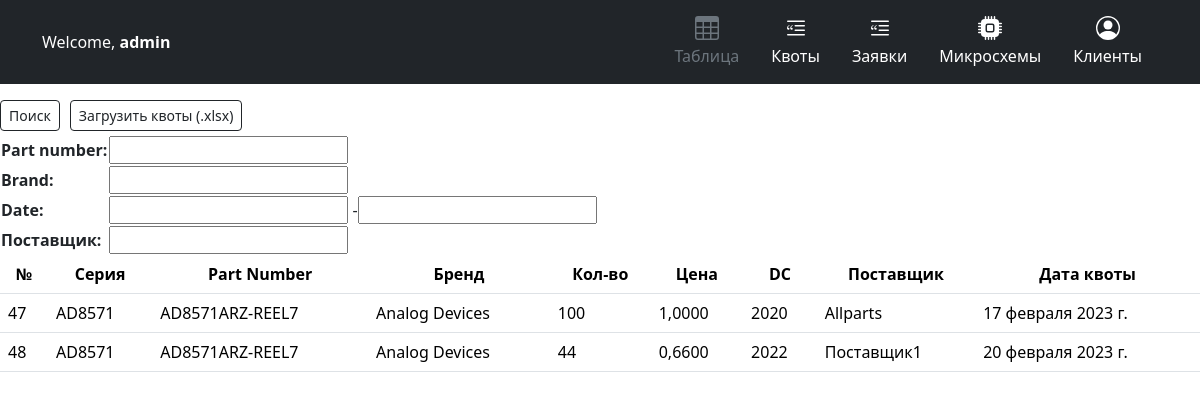
The page /quotas/ (signed in) on the database as committed earlier.
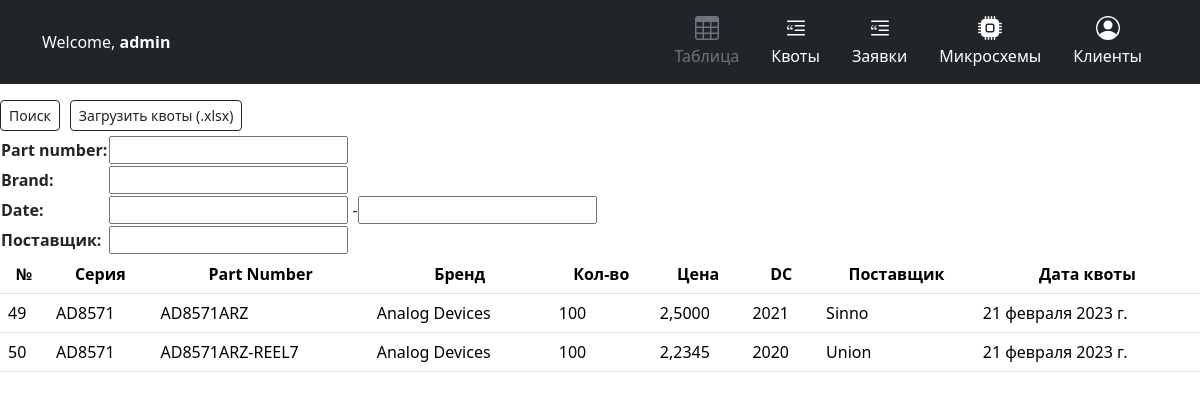
The same page on the database as committed later.
### parts/models.py (models this page shows, shortened)
class Quota(models.Model):
    part = models.ForeignKey(Part, on_delete=models.CASCADE)
    quantity = models.PositiveIntegerField(verbose_name='Количество')
    price = models.DecimalField(max_digits=10, decimal_places=4, verbose_name='U/P USD')
    ruble_price = models.DecimalField(max_digits=10, decimal_places=4, verbose_name='U/P RUB', default=0)
    datecode = models.PositiveIntegerField(verbose_name='DC')
    lead_time = models.CharField(max_length=100, verbose_name='Срок')
    supplier = models.CharField(max_length=100, verbose_name='Поставщик')
    date = models.DateField(verbose_name='Дата квоты')
    class Meta:
        verbose_name = "Квота"
        verbose_name_plural = "Квоты"

class Part(models.Model):
    series = models.CharField(max_length=100, verbose_name='Серия')
    number = models.CharField(max_length=100, verbose_name='Номер')
    brand = models.CharField(max_length=100, verbose_name='Бренд')
    case_type = models.CharField(max_length=50, null=True, default='Корпус не указан!', verbose_name='Корпус')
    class Meta:
        verbose_name = "Микросхема"
        verbose_name_plural = "Микросхемы"

### parts/views.py (the view)
# urls.py: path('quotas/', views.quota_list, name='quota_list'),
@login_required()
def quota_list(request):
    current_user_groups = request.user.groups.values_list("name", flat=True)
    if "sale" in current_user_groups:
        return redirect('responses/')
    result_qs = Quota.objects.all().order_by('id')
    quotaFilter = QuotaFilter(request.GET, queryset=result_qs)
    result_qs = quotaFilter.qs
    return render(request, 'quotas_list.html', {'result': result_qs, 'filter': quotaFilter})

### parts/templates/quotas_list.html
{% extends 'base.html' %}
{% block content %}
<table>
  <div class="d-flex justify-content-between align-items-center mb-1">
    <div class="d-flex">
      <form method="get" class="form-inline search-form ml-auto">
        <button type="submit" class="btn btn-outline-dark btn-sm ml-">Поиск</button>
        <div class="button_padding"><a href="{% url 'parts:upload_quotas' %}" class="btn btn-outline-dark btn-sm">Загрузить квоты (.xlsx)</a></div>
        <div class="form-group">
          {{ filter.form }}
        </div>
      </form>
    </div>
  </div>
</table>
<table class="table table-hover">
  <tr>
    <th>№</th>
    <th>Серия</th>
    <th>Part Number</th>
    <th>Бренд</th>
    <th>Кол-во</th>
    <th>Цена</th>
    <th>DC</th>
    <th>Поставщик</th>
    <th>Дата квоты</th>
  </tr>
  {% for item in result %}
  <tr>
    <td>{{ item.id }}</td>
    <td>{{ item.part.series }}</td>
    <td>{{ item.part.number }}</td>
    <td>{{ item.part.brand }}</td>
    <td>{{ item.quantity }}</td>
    <td>{{ item.price }}</td>
    <td>{{ item.datecode }}</td>
    <td>{{ item.supplier }}</td>
    <td>{{ item.date }}</td>
  </tr>
  {% endfor %}
</table>
{% endblock %}

Rows that differ between the two databases and show on the page:
removed Quota: id "47", part.series "AD8571", part.number "AD8571ARZ-REEL7", part.brand "Analog Devices", quantity "100", price "1,0000", datecode "2020", supplier "Allparts", date "17 февраля 2023 г."
removed Quota: id "48", part.series "AD8571", part.number "AD8571ARZ-REEL7", part.brand "Analog Devices", quantity "44", price "0,6600", datecode "2022", supplier "Поставщик1", date "20 февраля 2023 г."
added Quota: id "49", part.series "AD8571", part.number "AD8571ARZ", part.brand "Analog Devices", quantity "100", price "2,5000", datecode "2021", supplier "Sinno", date "21 февраля 2023 г."
added Quota: id "50", part.series "AD8571", part.number "AD8571ARZ-REEL7", part.brand "Analog Devices", quantity "100", price "2,2345", datecode "2020", supplier "Union", date "21 февраля 2023 г."
